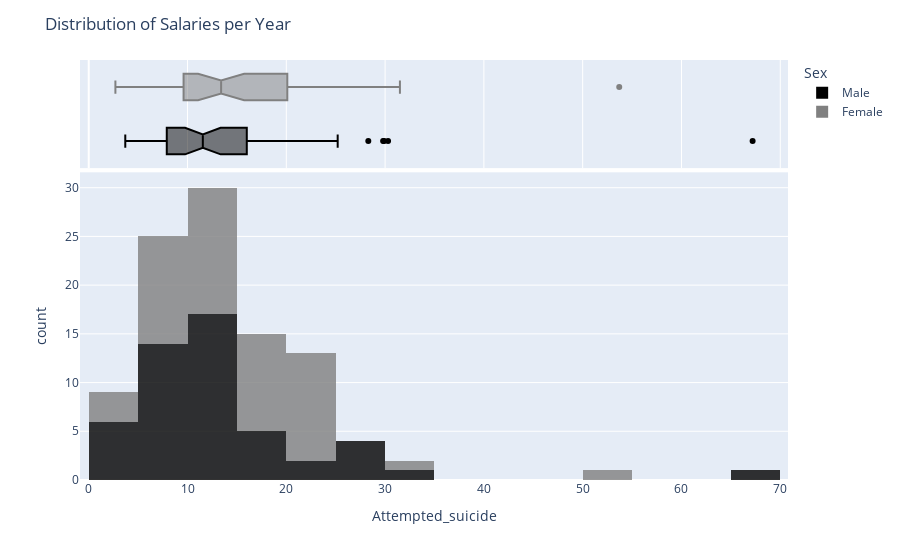

Notebook code for this chart:
### Code cell
fig = plx.histogram(df, x = 'Attempted_suicide', color = 'Sex', marginal="box", opacity = 0.8,
                   color_discrete_sequence = ['black', 'gray', 'blue'])

fig.update_layout(width = 850, title_text="Distribution of Salaries per Year")
fig.show()

### Figure 1 — Plotly figure (JSON) as saved in the notebook; plotly's stock layout.template omitted (floating-point values rounded to 4 significant figures)
{"data": [{"alignmentgroup": "True", "bingroup": "x", "hovertemplate": "Sex=Male<br>Attempted_suicide=%{x}<br>count=%{y}<extra></extra>", "legendgroup": "Male", "marker": {"color": "black", "opacity": 0.8, "pattern": {"shape": ""}}, "name": "Male", "offsetgroup": "Male", "orientation": "v", "showlegend": true, "type": "histogram", "x": [12.9, 14.4, 13.4, 10.9, 9.7, 4.5, 4.5, 12.3, 12.1, 11.6, 12.8, 4.4, 3.7, 16.1, 13.2, 29.8, 4.9, 3.8, 6.6, 5.7, 11.5, 9.4, 7.7, 9.2, 7.2, 29.9, 25.2, 9.4, 7.4, 12, 24, 19.7, 67.2, 19.8, 13.9, 7.9, 11.5, 16, 11.5, 9.6, 9.5, 10.4, 12.2, 16.3, 7.4, 30.3, 23.1, 28.3, 14.7, 9], "xaxis": "x", "yaxis": "y"}, {"alignmentgroup": "True", "hovertemplate": "Sex=Male<br>Attempted_suicide=%{x}<extra></extra>", "legendgroup": "Male", "marker": {"color": "black"}, "name": "Male", "notched": true, "offsetgroup": "Male", "showlegend": false, "type": "box", "x": [12.9, 14.4, 13.4, 10.9, 9.7, 4.5, 4.5, 12.3, 12.1, 11.6, 12.8, 4.4, 3.7, 16.1, 13.2, 29.8, 4.9, 3.8, 6.6, 5.7, 11.5, 9.4, 7.7, 9.2, 7.2, 29.9, 25.2, 9.4, 7.4, 12, 24, 19.7, 67.2, 19.8, 13.9, 7.9, 11.5, 16, 11.5, 9.6, 9.5, 10.4, 12.2, 16.3, 7.4, 30.3, 23.1, 28.3, 14.7, 9], "xaxis": "x2", "yaxis": "y2"}, {"alignmentgroup": "True", "bingroup": "x", "hovertemplate": "Sex=Female<br>Attempted_suicide=%{x}<br>count=%{y}<extra></extra>", "legendgroup": "Female", "marker": {"color": "gray", "opacity": 0.8, "pattern": {"shape": ""}}, "name": "Female", "offsetgroup": "Female", "orientation": "v", "showlegend": true, "type": "histogram", "x": [18.9, 9.6, 14.1, 10.3, 14, 5.9, 9.6, 20.1, 24.3, 8, 11.2, 3.6, 2.7, 20.6, 21.8, 31.5, 6.9, 5.5, 7.4, 6.7, 16.5, 10.9, 10.4, 11.6, 9.4, 23.8, 24.4, 10.4, 11.7, 22, 20.7, 21, 53.7, 20.5, 17.8, 10.9, 23.4, 12.8, 10.5, 8.2, 7.8, 17.9, 17.5, 3.6, 10.8, 18.6, 16.7, 19.5, 16.9, 16.2], "xaxis": "x", "yaxis": "y"}, {"alignmentgroup": "True", "hovertemplate": "Sex=Female<br>Attempted_suicide=%{x}<extra></extra>", "legendgroup": "Female", "marker": {"color": "gray"}, "name": "Female", "notched": true, "offsetgroup": "Female", "showlegend": false, "type": "box", "x": [18.9, 9.6, 14.1, 10.3, 14, 5.9, 9.6, 20.1, 24.3, 8, 11.2, 3.6, 2.7, 20.6, 21.8, 31.5, 6.9, 5.5, 7.4, 6.7, 16.5, 10.9, 10.4, 11.6, 9.4, 23.8, 24.4, 10.4, 11.7, 22, 20.7, 21, 53.7, 20.5, 17.8, 10.9, 23.4, 12.8, 10.5, 8.2, 7.8, 17.9, 17.5, 3.6, 10.8, 18.6, 16.7, 19.5, 16.9, 16.2], "xaxis": "x2", "yaxis": "y2"}], "layout": {"autosize": true, "barmode": "relative", "legend": {"title": {"text": "Sex"}, "tracegroupgap": 0}, "margin": {"t": 60}, "title": {"text": "Distribution of Salaries per Year"}, "xaxis": {"anchor": "y", "autorange": true, "domain": [0, 1], "range": [-0.8833, 70.78], "title": {"text": "Attempted_suicide"}, "type": "linear"}, "xaxis2": {"anchor": "y2", "autorange": true, "domain": [0, 1], "matches": "x", "range": [-0.8833, 70.78], "showgrid": true, "showticklabels": false, "type": "linear"}, "yaxis": {"anchor": "x", "autorange": true, "domain": [0, 0.7326], "range": [0, 31.58], "title": {"text": "count"}}, "yaxis2": {"anchor": "x2", "autorange": true, "domain": [0.7426, 1], "matches": "y2", "range": [-0.5, 1.5], "showgrid": false, "showline": false, "showticklabels": false, "ticks": "", "type": "category"}}}
